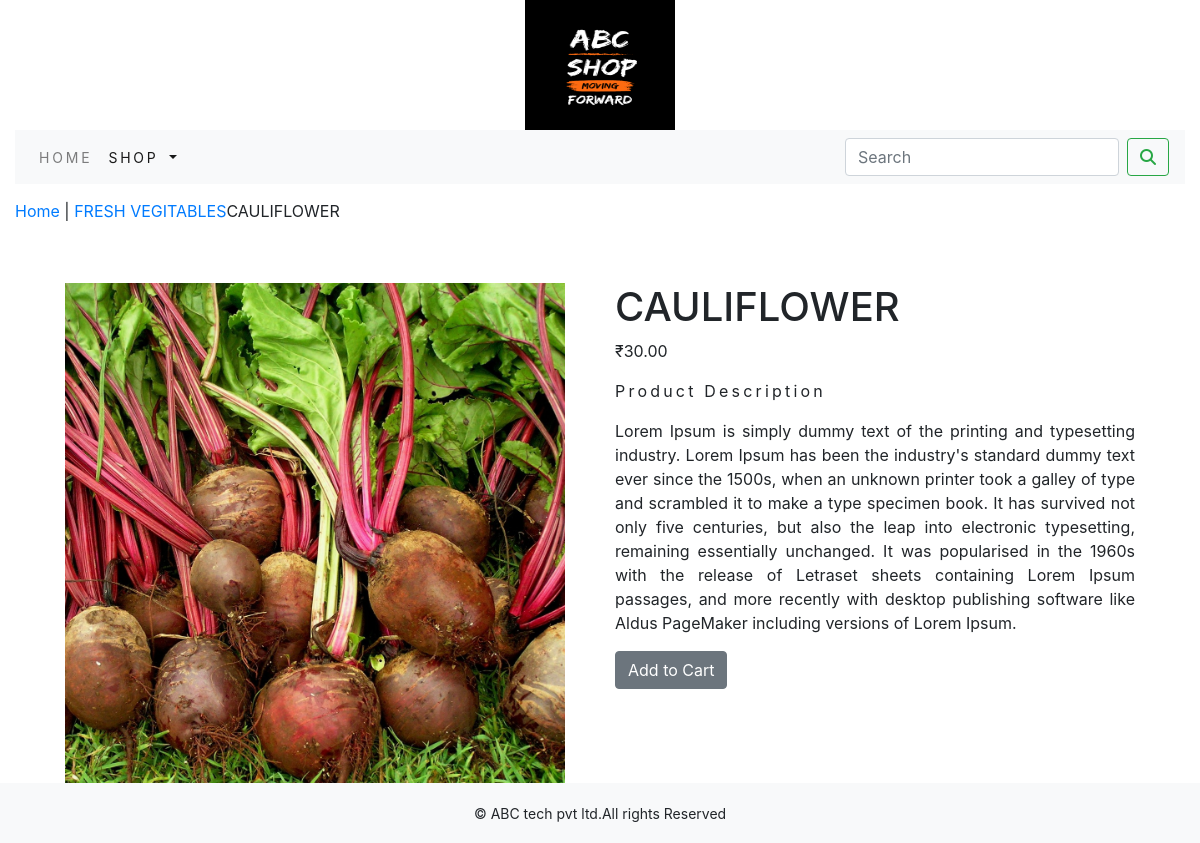
The app's page /shop/fress-vegitables/cauliflower/ with its own data.
### shop/models.py (models this page shows, shortened)
class Product(models.Model):
    name = models.CharField(max_length=250, unique=True)
    slug = models.SlugField(max_length=250, unique=True)
    description = models.TextField(blank=True)
    price = models.DecimalField(max_digits=10,decimal_places=2)
    category = models.ForeignKey(Category,on_delete=models.CASCADE)
    image = models.ImageField(upload_to='product', blank=True)
    stock = models.IntegerField()
    available = models.BooleanField(default=True)
    created = models.DateField(auto_now_add=True)
    updated = models.DateField(auto_now=True)
    class Meta:
        ordering = ('name',)
        verbose_name = 'product'
        verbose_name_plural = 'products'

class Category(models.Model):
    name = models.CharField(max_length=250,unique=True)
    slug = models.SlugField(max_length=250,unique=True)
    description = models.TextField(blank=True)
    image = models.ImageField(upload_to='category',blank=True)
    class Meta:
        ordering = ('name',)
        verbose_name = 'category'
        verbose_name_plural = 'categories'
    def get_url(self):
        return reverse('shop:products_by_category',args=[self.slug])
    def __str__(self):
        return '{}'.format(self.name)

### shop/views.py (the view)
# urls.py: path('<slug:c_slug>/<slug:product_slug>/',views.proDetail,name='prodCatdetail'),
def proDetail(request,c_slug,product_slug):
    try:
        product = Product.objects.get(category__slug=c_slug, slug=product_slug)
    except Exception as e:
        raise e
    return render(request, 'product.html', {'product': product})

### cart/context_processors.py (called while the page is built)
def counter(request):
    item_count=0
    if 'admin' in request.path:
        return {}
    else:
        try:
            cart=Cart.objects.filter(cart_id=_cart_id(request))
            cart_items=CartItem.objects.all().filter(cart=cart[:1])
            for cart_item in cart_items:
                item_count += cart_item.quantity
        except Cart.DoesNotExist:
            item_count = 0
    return dict(item_count=item_count)

### cart/views.py (called while the page is built)
def _cart_id(request):
    cart=request.session.session_key
    if not cart:
        cart=request.session.create()
    return cart

### shop/context_processors.py (called while the page is built)
def menu_links(request):
    links=Category.objects.all()
    return dict(links=links)

### template/product.html (shortened to what this page needs)
{% extends 'base.html' %}
{% load static %}
{% block content %}
<div class="container-fluid">
<div class="row my_prod_row_class">
    <div class="mx_auto">
        <p class="container"><a href="{% url 'shop:allProdCat' %}"</p> Home </a>| <a href="{{product.category.get_url}}">{{product.category}}</a>{{product.name}}</p>
    </div>
</div>
<div class="container">
<br>
<div class="row">
    <div class="col-12 col-sm-12 col-md-12 col-lg-6 text-center">
        <div style="min-width:18rem">
        <img src="{{product.image.url}}" alt="{{product.name}}" width="500" height="500">
        </div>
    </div>
        <div class="col-12 col-sm-12 col-md-12 col-lg-6">
        <div>
       <h1 class="my_prod_title">{{product.name}}</h1>
       <p>₹{{product.price}}</p>
       <p class="my_title">Product Description</p>
       <p class="text-justify my_prod_text">{{product.description}}</p>
       {% if product.stock <= 0 %}
       <p class="text-justify my_prod_text"><b>Out of stock</b></p>
       {% else %}
       <a class="btn btn-secondary" href="{% url 'cart:add_cart' product.id %}">Add to Cart</a>
       {% endif %}
    </div>
 </div>
</div>
</div>
</div>
{% endblock %}

### static/css/custom.css (style rules this page uses)
body { font-family: 'Roboto', sans-serif; }
.my_title { font-size=16; text_transform:uppercase; letter-spacing:.2em; }
.my_prod_row_class { padding-top:15px; padding-bottom:20px; }
.my_prod_text { padding-right:20px; }

### records on screen
Product: category "FRESH VEGITABLES", name "CAULIFLOWER", image (picture), price "30.00", description "Lorem Ipsum is simply dummy text of the printing and typesetting industry. Lorem Ipsum has been the industry's standard dummy text ever since the 1500s, when an unknown printer took a galley of type and scrambled it to make a type specimen book. It has survived not only five centuries, but also the leap into electronic typesetting, remaining essentially unchanged. It was popularised in the 1960s with the release of Letraset sheets containing Lorem Ipsum passages, and more recently with desktop publishing software like Aldus PageMaker including versions of Lorem Ipsum."
